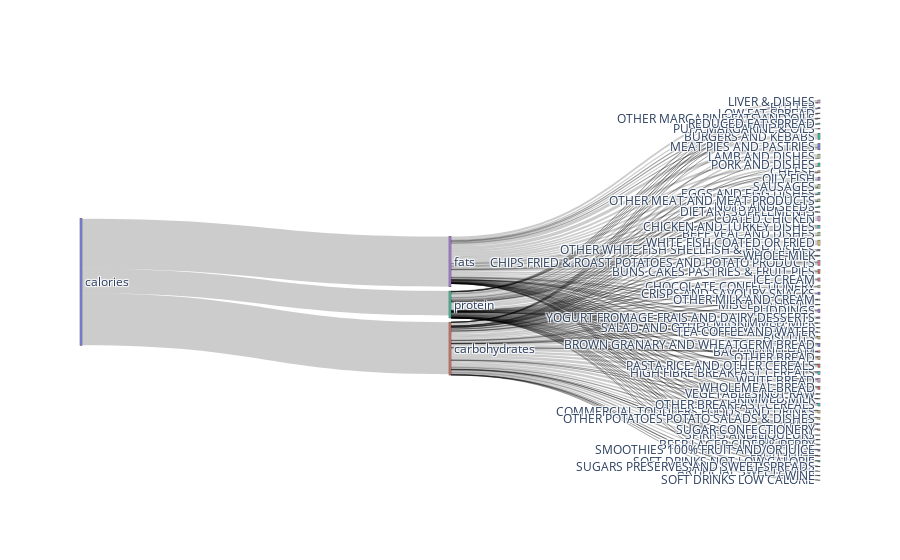

The cell this chart's notebook holds for it:
### Code cell
# plot
fig = go.Figure(data)
fig.show()

### Figure 1 — Plotly figure (JSON) as saved in the notebook; plotly's stock layout.template omitted (floating-point values rounded to 4 significant figures; data arrays with more than 128 entries replaced by an {"elided": "..."} marker saying what was removed)
{"data": [{"arrangement": "freeform", "link": {"source": {"elided": "192 int values"}, "target": {"elided": "183 int values"}, "value": {"elided": "183 float values"}}, "node": {"label": {"elided": "184 str values"}, "pad": 50, "thickness": 2}, "type": "sankey"}], "layout": {}}
